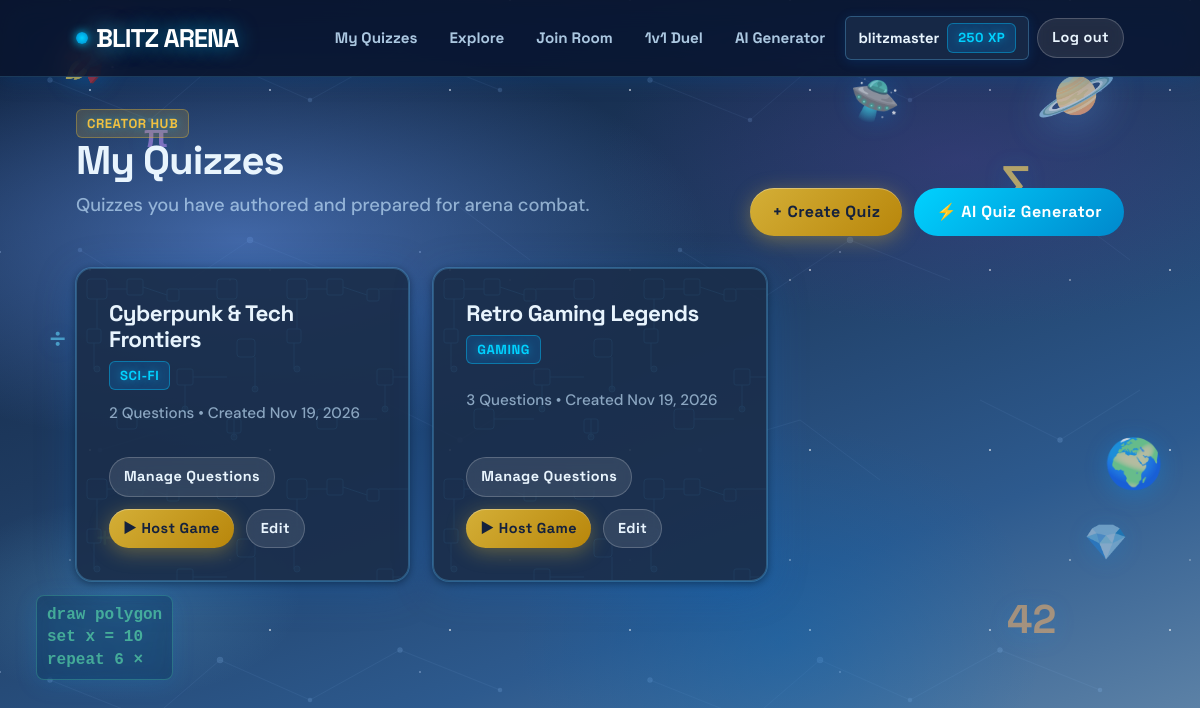
Page /quizzes/ (signed in) on the committed database.
### apps/accounts/models.py (models this page shows, shortened)
class User(AbstractUser):
    avatar = models.CharField(max_length=50, default='default', blank=True)
    xp = models.PositiveIntegerField(default=0)

### apps/quizzes/models.py (models this page shows, shortened)
class Quiz(models.Model):
    owner = models.ForeignKey(
        settings.AUTH_USER_MODEL,
        on_delete=models.CASCADE,
        related_name='quizzes'
    )
    title = models.CharField(max_length=255)
    topic = models.CharField(max_length=100, blank=True, default='General')
    is_public = models.BooleanField(default=True)
    created_by_ai = models.BooleanField(default=False)
    created_at = models.DateTimeField(auto_now_add=True)
    class Meta:
        ordering = ['-created_at']

### apps/quizzes/views.py (the view)
# urls.py: path('', views.my_quizzes_view, name='my_quizzes'),
@login_required
def my_quizzes_view(request):
    quizzes = Quiz.objects.filter(owner=request.user).prefetch_related('questions')
    return render(request, 'quizzes/list.html', {
        'quizzes': quizzes,
        'page_title': 'My Quizzes',
        'is_explore': False,
    })

### templates/quizzes/list.html (shortened to what this page needs)
{% extends 'base.html' %}
{% block content %}
<div class="page-header">
  <div class="badge badge-accent">Creator Hub</div>
  <div class="page-header-flex">
    <div>
      <h1 class="page-title">My Quizzes</h1>
      <p class="page-subtitle">Quizzes you have authored and prepared for arena combat.</p>
    </div>
    <div class="header-actions">
      <a href="{% url 'create_quiz' %}" class="btn btn-primary">+ Create Quiz</a>
      <a href="/ai/generate/" class="btn btn-accent">&#9889; AI Quiz Generator</a>
    </div>
  </div>
</div>
{% if quizzes %}
  <div class="quiz-grid">
    {% for quiz in quizzes %}
      <div class="card quiz-card">
        <div class="card-header">
          <div>
            <h3 class="card-title">{{ quiz.title }}</h3>
            <span class="badge">{{ quiz.topic }}</span>
          </div>
        </div>
        <p class="card-subtitle">
          {{ quiz.questions.count }} Question{{ quiz.questions.count|pluralize }} &bull; Created {{ quiz.created_at|date:"M d, Y" }}
        </p>
        <div class="card-actions">
          <a href="{% url 'quiz_detail' quiz.id %}" class="btn btn-secondary btn-sm">Manage Questions</a>
          <a href="/rooms/create/{{ quiz.id }}/" class="btn btn-primary btn-sm">&#9658; Host Game</a>
          <a href="{% url 'edit_quiz' quiz.id %}" class="btn btn-secondary btn-sm">Edit</a>
        </div>
      </div>
    {% endfor %}
  </div>
{% endif %}
{% endblock %}

### templates/components/navbar.html
<nav class="navbar">
  <div class="container nav-container">
    <a href="/" class="brand">
      <span class="brand-dot"></span>BLITZ ARENA
    </a>
    <ul class="nav-links">
      {% if user.is_authenticated %}
        <li><a href="/quizzes/" class="nav-link">My Quizzes</a></li>
        <li><a href="/quizzes/explore/" class="nav-link">Explore</a></li>
        <li><a href="/rooms/join/" class="nav-link">Join Room</a></li>
        <li><a href="/rooms/duel/" class="nav-link">1v1 Duel</a></li>
        <li><a href="/ai/generate/" class="nav-link">AI Generator</a></li>
        <li>
          <a href="{% url 'profile' %}" class="user-pill">
            <span>{{ user.username }}</span>
            <span class="badge">{{ user.xp }} XP</span>
          </a>
        </li>
        <li><a href="{% url 'logout' %}" class="btn btn-secondary btn-sm">Log out</a></li>
      {% else %}
        <li><a href="{% url 'login' %}" class="nav-link">Log in</a></li>
        <li><a href="{% url 'signup' %}" class="btn btn-primary btn-sm">Sign up</a></li>
      {% endif %}
    </ul>
  </div>
</nav>

### static/css/tokens.css (style rules this page uses)
:root { --bg: #F4EFE6; --surface: #FFFFFF; --surface-alt: #FDFBF7; --ink: #18181B; --muted: #64748B; --muted-light: #94A3B8; --accent: #FF4D2E; --accent-hover: #E63E20; --accent-2: #FFD23F; --good: #10B981; --bad: #EF4444; --opt-a: #3B82F6; --opt-b: #F97316; --opt-c: #10B981; --opt-d: #8B5CF6; --border: 2.5px solid var(--ink); --border-thin: 1.5px solid var(--ink); --shadow: 4px 4px 0 var(--ink); --shadow-lg: 6px 6px 0 var(--ink); --shadow-sm: 2px 2px 0 var(--ink); --shadow-hover: 2px 2px 0 var(--ink); --shadow-active: 0px 0px 0 var(--ink); --radius: 10px; --radius-sm: 6px; --radius-full: 9999px; --font-head: 'Space Grotesk', system-ui, -apple-system, sans-serif; --font-body: 'DM Sans', system-ui, -apple-system, sans-serif; --space-2xs: 4px; --space-xs: 8px; --space-sm: 12px; --space-md: 16px; --space-lg: 24px; --space-xl: 32px; --space-2xl: 48px; --space-3xl: 64px; }

### static/css/base.css (style rules this page uses)
*, *::before, *::after { box-sizing: border-box; margin: 0; padding: 0; }
body { font-family: var(--font-body); background-color: var(--bg); background-image: radial-gradient(rgba(24, 24, 27, 0.12) 1.2px, transparent 1.2px); background-size: 24px 24px; color: var(--ink); min-height: 100vh; display: flex; flex-direction: column; line-height: 1.5; -webkit-font-smoothing: antialiased; }
h1, h2, h3, h4, h5, h6 { font-family: var(--font-head); font-weight: 700; line-height: 1.15; color: var(--ink); letter-spacing: -0.025em; }
h1 { font-size: 2.5rem; margin-bottom: var(--space-md); }
h3 { font-size: 1.3rem; margin-bottom: var(--space-xs); }
p { margin-bottom: var(--space-md); color: var(--ink); }
a { color: var(--ink); font-weight: 600; text-decoration: underline; text-decoration-thickness: 2px; text-underline-offset: 3px; cursor: pointer; transition: color 0.15s ease; }
.container { width: 100%; max-width: 1080px; margin: 0 auto; padding: 0 var(--space-md); }
.page-header { margin-bottom: var(--space-xl); text-align: left; }
.page-title { margin-bottom: var(--space-xs); display: flex; align-items: center; gap: var(--space-sm); flex-wrap: wrap; }
.page-subtitle { color: var(--muted); font-size: 1.15rem; font-weight: 500; max-width: 650px; }
.badge { display: inline-flex; align-items: center; gap: 4px; padding: 4px 10px; font-family: var(--font-head); font-size: 0.82rem; font-weight: 700; text-transform: uppercase; letter-spacing: 0.04em; border: var(--border-thin); border-radius: var(--radius-sm); background-color: var(--accent-2); color: var(--ink); box-shadow: 2px 2px 0 var(--ink); }
.badge-accent { background-color: var(--accent); color: #FFFFFF; }

### rows in the picture
User: username "blitzmaster", xp "250"
Quiz: title "Cyberpunk & Tech Frontiers", topic "SCI-FI", questions.count "2", created_at "Nov 19, 2026"
Quiz: title "Retro Gaming Legends", topic "GAMING", questions.count "3", created_at "Nov 19, 2026"
